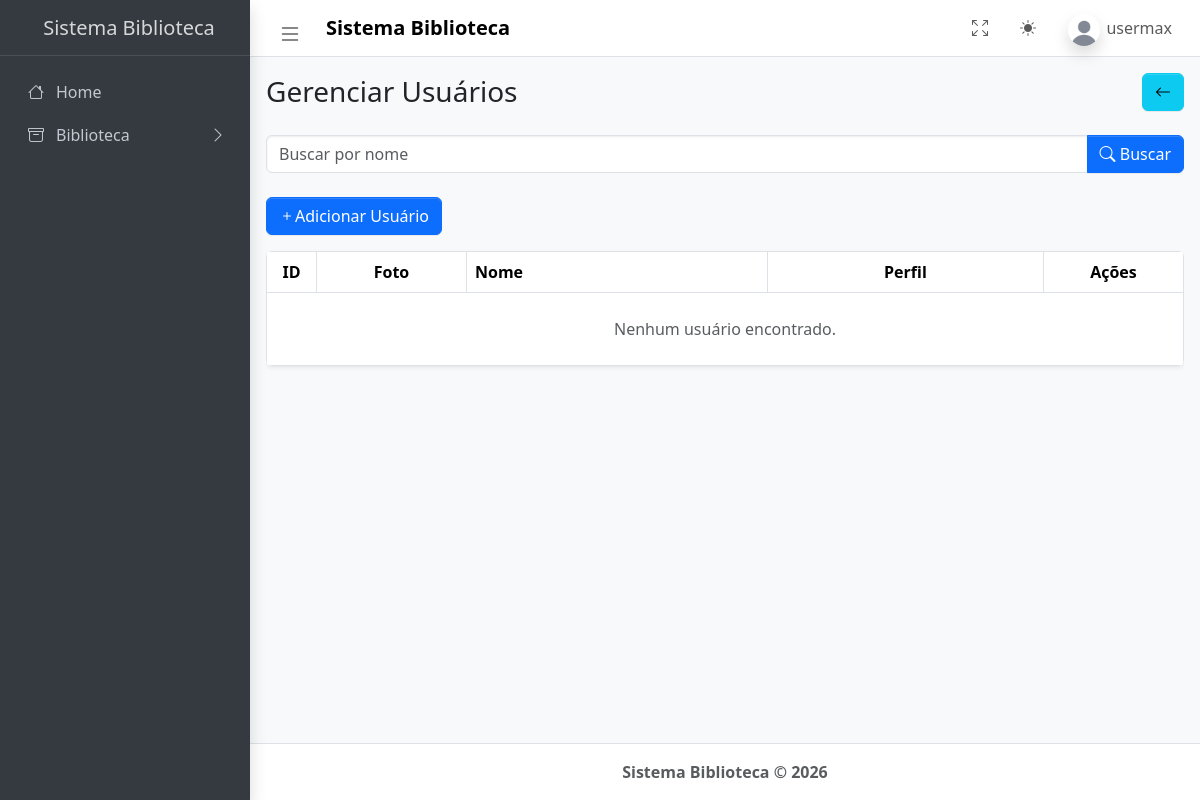
/usuarios (signed in), run on an earlier commit of the app's database.
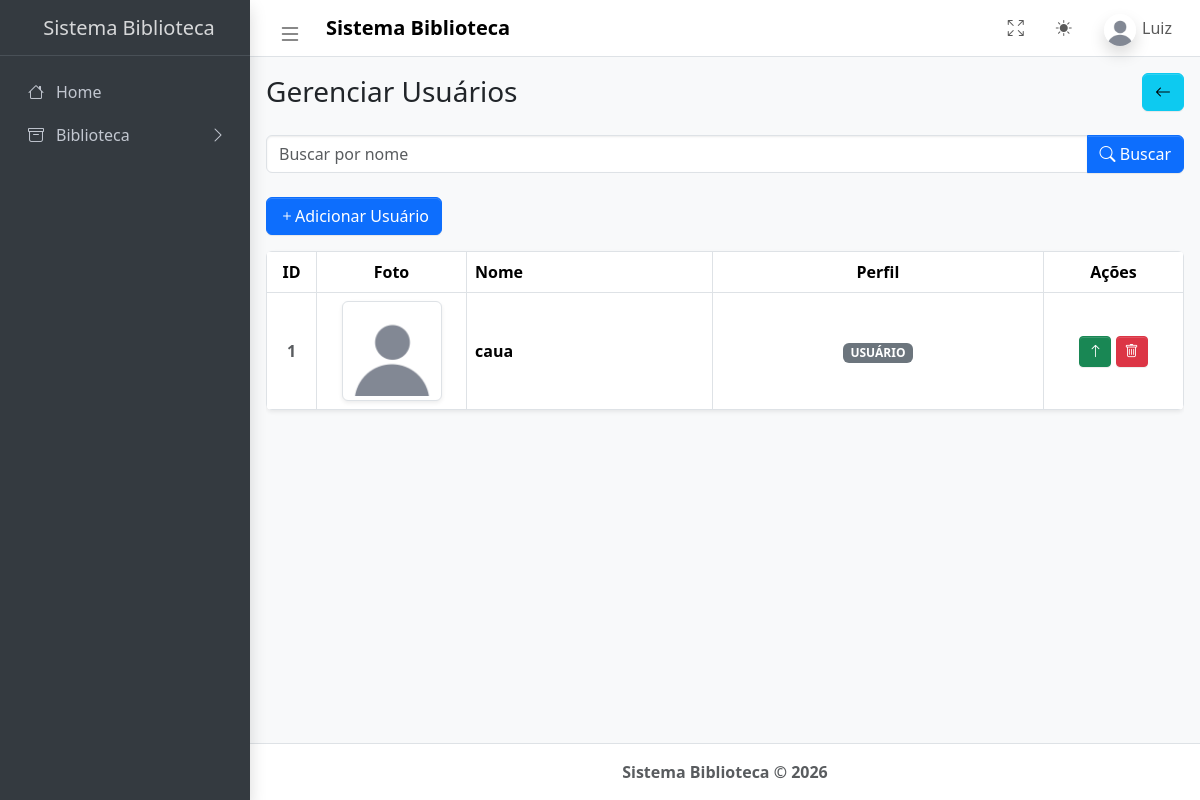
And on a later commit of the database.
### tables this page shows
CREATE TABLE usuarios(
                id INTEGER PRIMARY KEY AUTOINCREMENT,
                nome TEXT NOT NULL UNIQUE,
                senha TEXT NOT NULL,
                perfil TEXT NOT NULL DEFAULT 'usuario'
            );

### app.py (the view)
@app.route('/usuarios', methods=['GET'])
@login_necessario
def usuarios():
    if not administrador():
        flash('Você não tem permissão para acessar essa página')
        return redirect(url_for('menu_principal'))
    conn = conexao()
    usuarios = conn.execute(
        'SELECT * FROM usuarios WHERE id != ?', (session['usuario_id'],)).fetchall()
    return render_template('admin/usuarios.html', usuarios=usuarios)

### app.py (called while the page is built)
def conexao():
    conn = sqlite3.connect(DATABASE)
    conn.row_factory = sqlite3.Row
    return conn

def usuario_logado():
    return 'usuario_id' in session

def administrador():
    return session.get('perfil') in ('admin', 'max')

def login_necessario(func):
    @wraps(func)
    def verificar_login(*args, **kwargs):
        if not usuario_logado():
            flash('Você precisa estar logado para acessar essa página')
            return redirect(url_for('login'))
        return func(*args, **kwargs)
    return verificar_login

### templates/admin/usuarios.html (shortened to what this page needs)
{% extends "admin/base.html" %}
{% block content %}
<main class="app-main">
    <div class="d-flex justify-content-between align-items-center mb-4">
       <h1 class="h3 m-0">Gerenciar Usuários</h1>
       <a href="{{ url_for('menu_principal') }}" class="btn btn-info bi bi-arrow-left"></a>
    </div>
    <form method="GET" action="{{ url_for('buscar_usuarios') }}" class="mb-4">
        <div class="input-group">
            <input type="text" class="form-control" name="query" placeholder="Buscar por nome" value="{{ request.args.get('query', '') }}">
            <button class="btn btn-primary" type="submit"><i class="bi bi-search"></i> Buscar</button>
        </div>
    </form>
    <div class="d-flex justify-content-between align-items-center mb-3">
        <a href="{{ url_for('cadastro') }}" class="btn btn-primary bi bi-plus">Adicionar Usuário</a>
    </div>
    <div class="table-responsive shadow-sm rounded">
      <table class="table table-bordered align-middle mb-0">
        <thead>
          <tr>
            <th class="text-center" style="width: 50px;">ID</th>
            <th class="text-center" style="width: 150px;">Foto</th>
            <th>Nome</th>
            <th class="text-center">Perfil</th>
            <th class="text-center" style="width: 140px;">Ações</th>
          </tr>
        </thead>
        <tbody>
          {% for usuario in usuarios %}
          <tr>
            <td class="text-center fw-bold text-muted">{{ loop.index }}</td>
            <td class="text-center">
              <img src="{{ url_for('static', filename=usuario.imagem if usuario.imagem else 'uploads/default_user.png') }}" alt="Foto de {{ usuario.nome }}" class="img-thumbnail" style="width: 100px; height: 100px; object-fit: cover;">
            </td>
            <td class="fw-bold">{{ usuario.nome }}</td>
            <td class="text-center">
              {% if usuario.perfil == 'max' %}
                <span class="badge bg-info">ADMINISTRADOR MÁXIMO</span>
              {% elif usuario.perfil == 'admin' %}
                <span class="badge bg-success">ADMINISTRADOR</span>
              {% else %}
                <span class="badge bg-secondary">USUÁRIO</span>
              {% endif %}
            </td>
            <td class="text-center">
              {% if usuario.perfil != 'max' %}
                <form action="{{ url_for('promover_usuario', id=usuario.id) }}" method="POST" class="d-inline" onsubmit="return confirm('Promover este usuário?')">
                  <button type="submit" class="btn btn-success btn-sm" title="Promover">
                    <i class="bi bi-arrow-up"></i>
                  </button>
                </form>
              {% endif %}
              <form action="{{ url_for('deletar_usuario', id=usuario.id) }}" method="POST" class="d-inline" onsubmit="return confirm('Realmente deseja excluir esse usuário?')">
                <button type="submit" class="btn btn-danger btn-sm" title="Excluir">
                  <i class="bi bi-trash"></i>
                </button>
              </form>
            </td>
          </tr>
          {% else %}
          <tr>
            <td colspan="5" class="text-center py-4 text-muted">
                Nenhum usuário encontrado.
            </td>
          </tr>
          {% endfor %}
        </tbody>
      </table>
    </div>
</main>
{% endblock %}

### templates/admin/base.html (shortened to what this page needs)
<!doctype html>
<html lang="pt-br">
  <head>
    <link rel="stylesheet" href="https://cdn.jsdelivr.net/npm/@fontsource/source-sans-3@5.0.12/index.css" media="print" onload="this.media = 'all'" />
    <link rel="stylesheet" href="https://cdn.jsdelivr.net/npm/overlayscrollbars@2.11.0/styles/overlayscrollbars.min.css" />
    <link rel="stylesheet" href="https://cdn.jsdelivr.net/npm/bootstrap-icons@1.13.1/font/bootstrap-icons.min.css" />
    <link rel="stylesheet" href="https://cdn.jsdelivr.net/npm/bootstrap@5.3.3/dist/css/bootstrap.min.css">
    <link rel="stylesheet" href="{{ url_for('static', filename='css/dist/css/adminlte.css') }}" />
  </head>
  <body class="layout-fixed sidebar-expand-lg bg-body-tertiary">
    <div class="app-wrapper">
      <nav class="app-header navbar navbar-expand bg-body">
        <div class="container-fluid">
          <ul class="navbar-nav align-items-center">
            <li class="nav-item">
              <a class="nav-link" data-lte-toggle="sidebar" href="#" role="button" aria-label="Toggle sidebar">
                <i class="bi bi-list fs-4"></i>
              </a>
            </li>
            <li class="nav-item ms-2">
              <span class="navbar-brand mb-0 h1 fw-bold fs-5">Sistema Biblioteca</span>
            </li>
          </ul>
          <ul class="navbar-nav ms-auto align-items-center">
            <li class="nav-item">
              <a class="nav-link" href="#" data-lte-toggle="fullscreen" aria-label="Toggle fullscreen">
                <i data-lte-icon="maximize" class="bi bi-arrows-fullscreen"></i>
              </a>
            </li>
            <li class="nav-item dropdown">
              <a class="nav-link" href="#" id="bd-theme" data-bs-toggle="dropdown" aria-expanded="false">
                <i class="bi bi-sun-fill" data-lte-theme-icon="light"></i>
              </a>
            </li>
            <li class="nav-item dropdown user-menu">
              <a href="#" class="nav-link dropdown-toggle" data-bs-toggle="dropdown">
                <img src="{{ url_for('static', filename='css/dist/assets/img/user1.jpg') }}" class="user-image rounded-circle shadow" alt="User Image" />
                <span class="d-none d-md-inline">{{ session['usuario'] }}</span>
              </a>
            </li>
          </ul>
        </div>
      </nav>
      <aside class="app-sidebar bg-body-secondary shadow" data-bs-theme="dark">
        <div class="sidebar-brand">
          <span class="brand-text fw-light">Sistema Biblioteca</span>
        </div>
        <div class="sidebar-wrapper">
          <nav class="mt-2" aria-label="Main navigation">
            <ul class="nav sidebar-menu flex-column" data-lte-toggle="treeview" id="navigation">
              <li class="nav-item">
                <a href="/menu_principal" class="nav-link">
                  <i class="nav-icon bi bi-house"></i>
                  <p>Home</p>
                </a>
              </li>
              <li class="nav-item">
                <a class="nav-link">
                  <i class="nav-icon bi bi-archive"></i>
                    <p>
                      Biblioteca
                    </p>
                </a>
              </li>
            </ul>
          </nav>
        </div>
      </aside>
      <main class="app-main p-3">
        {% block content %}
        {% endblock %}
      </main>
      <footer class="app-footer text-center">
        <strong>Sistema Biblioteca &copy; 2026</strong>
      </footer>
    </div>
  </body>
</html>

What changed in the data, as far as the page shows it:
added usuarios: nome "caua", perfil "USUÁRIO"
Also different on the page:
{{ session['usuario'] }}: "usermax" → "Luiz"
text no longer shown: "Nenhum usuário encontrado."
